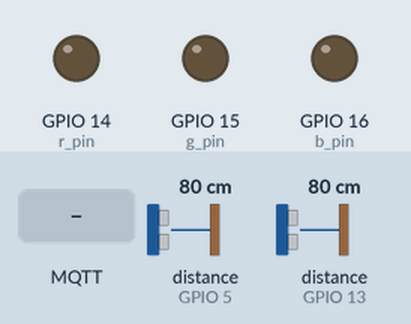
Recording of a program running on a simulated ESP8266 (NodeMCU). Shown: output pins drawn as LEDs (lit = HIGH). The test bench sets the inputs (shaded band); at power-on: distance to the obstacle (sensors on GPIO 5, GPIO 13) 80 cm. The echo pulse lasts 58.3 µs per cm; WiFi joins after 1.5 s; servers stay silent unless stated; no MQTT or app messages arrive unless stated; what the program prints to the serial monitor is not drawn.

Above: at 0.1 s.
At 1.52 s:
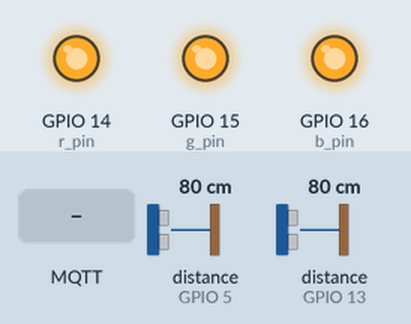
At 2.7 s:
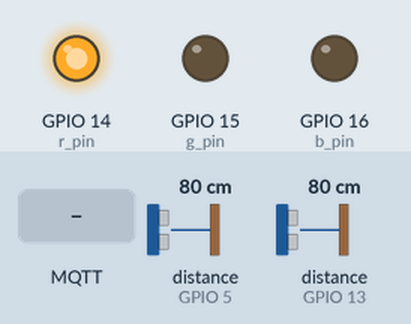
2.8 s: MQTT message "1" arrives on the first subscribed topic
4.3 s: MQTT message "on" arrives on the first subscribed topic
5.8 s: MQTT message "off" arrives on the first subscribed topic
Timing chart, 0 to 8.8 s (numbered marks = the images above; inputs shaded):
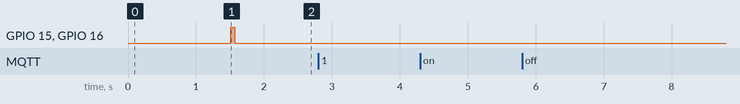

The program:

main.cpp
```cpp
#include "Arduino.h"
#include <NewPing.h>
#include <ESP8266WiFi.h>
#include <PubSubClient.h>

#define TRIGGER_PIN  12  // Arduino pin tied to trigger pin on the ultrasonic sensor.
#define ECHO_PIN     13  // Arduino pin tied to echo pin on the ultrasonic sensor.
#define TRIGGER_PIN2 4
#define ECHO_PIN2 5
#define MAX_DISTANCE 50 // Maximum distance we want to ping for (in centimeters). Maximum sensor distance is rated at 400-500cm.
#define MAX_DISTACNE2 100
#define r_pin 14
#define g_pin 15
#define b_pin 16

const char* ssid = "Billar";
const char* password = "1a2b3c4d5e";
const char* mqtt_server = "192.168.10.107";

WiFiClient espClient;
PubSubClient client(espClient);
long lastMsg = 0;
char msg[50];
int value = 0;
int taken = 0;

NewPing sonar(TRIGGER_PIN, ECHO_PIN, MAX_DISTANCE); // NewPing setup of pins and maximum distance.
NewPing sonarback(TRIGGER_PIN2, ECHO_PIN2, MAX_DISTANCE);

void setup_wifi() {

  delay(10);
  // We start by connecting to a WiFi network
  Serial.println();
  Serial.print("Connecting to ");
  Serial.println(ssid);

  WiFi.begin(ssid, password);

  while (WiFi.status() != WL_CONNECTED) {
    delay(500);
    Serial.print(".");
  }

  Serial.println("");
  Serial.println("WiFi connected");
  Serial.println("IP address: ");
  Serial.println(WiFi.localIP());
}


void callback(char* topic, byte* payload, unsigned int length) {
  Serial.print("Message arrived [");
  Serial.print(topic);
  Serial.print("] ");
  for (int i = 0; i < length; i++) {
    Serial.print((char)payload[i]);
  }
  Serial.println();

  // Switch on the LED if an 1 was received as first character
  if ((char)payload[0] == '1') {
    digitalWrite(BUILTIN_LED, LOW);   // Turn the LED on (Note that LOW is the voltage level
    // but actually the LED is on; this is because
    // it is acive low on the ESP-01)
  } else {
    digitalWrite(BUILTIN_LED, HIGH);  // Turn the LED off by making the voltage HIGH
  }

}

void reconnect() {

  while (!client.connected()) {
    Serial.print("Attempting MQTT connection...");
    if (client.connect("ESP8266Client")) {
      Serial.println("connected");
      client.subscribe("turn");
    } else {
      Serial.print("failed, rc=");
      Serial.print(client.state());
      Serial.println(" try again in 5 seconds");
      delay(5000);
    }
  }
}

void setup() {
  digitalWrite(r_pin, HIGH);
  digitalWrite(b_pin, HIGH);
  digitalWrite(g_pin, HIGH);
  Serial.begin(115200); // Open serial monitor at 115200 baud to see ping results.
  setup_wifi();
  client.setServer(mqtt_server, 1883);
  client.setCallback(callback);
  pinMode(r_pin, OUTPUT);
  pinMode(g_pin, OUTPUT);
  pinMode(b_pin, OUTPUT);
}

void loop() {

  if (!client.connected()) {
    reconnect();
  }
  client.loop();

  long now = millis();
  if (now - lastMsg > 1000) {
    lastMsg = now;
    ++value;
    float dist = sonar.ping_cm();
    float dist2 = sonarback.ping_cm();

    if (dist < 5 && dist2 < 5 && taken == 0){
      digitalWrite(r_pin, HIGH);
      digitalWrite(g_pin, LOW);
      digitalWrite(b_pin, LOW);
      client.publish("park_1", "Ocupado");
      taken = 1;
    }
    else if (dist >= 5 && dist2 >= 5 && taken == 1){
      digitalWrite(r_pin, LOW);
      digitalWrite(g_pin, HIGH);
      digitalWrite(b_pin, LOW);
      client.publish("park_1", "Desocupado");
      taken = 0;
    }
  }
}
```

Measured:
- after the input at 2.8 s, every drawn part: stays the same
- after the input at 4.3 s, every drawn part: stays the same
- after the input at 5.8 s, every drawn part: stays the same
